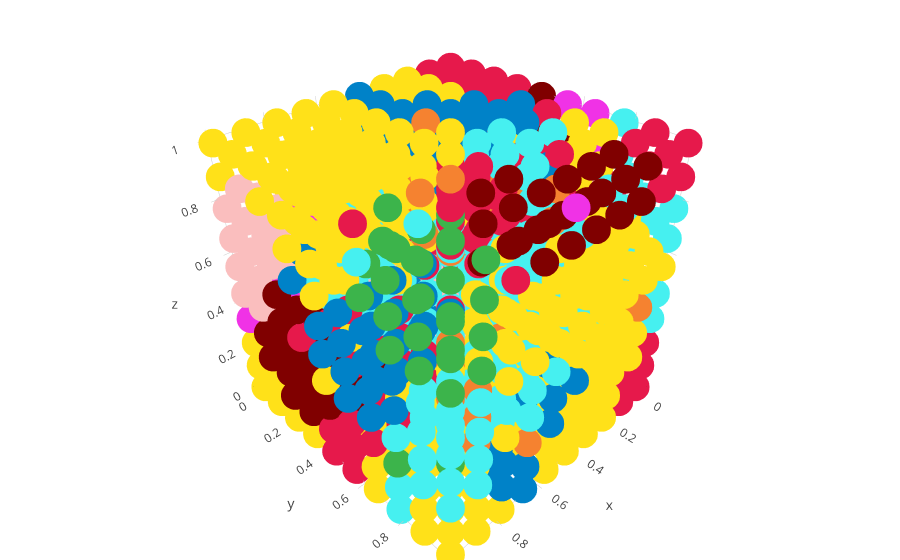

The notebook cell this image was saved under:
### Code cell
organize(nodes=nodes,pixels=pixelsBuf,p1=0.03,p2=0.5,pixeldistMetric='euclidean',nodedistMetric='euclidean')

### Figure 1 — Plotly figure (JSON) as saved in the notebook; plotly's stock layout.template omitted (floating-point values rounded to 4 significant figures; data arrays with more than 128 entries replaced by an {"elided": "..."} marker saying what was removed)
{"data": [{"marker": {"color": {"elided": "1000 str values"}, "size": 10, "symbol": "circle"}, "mode": "markers", "type": "scatter3d", "x": {"elided": "1000 float values"}, "y": {"elided": "1000 float values"}, "z": {"elided": "1000 float values"}}], "layout": {"margin": {"b": 0, "l": 0, "r": 0, "t": 0}}}
